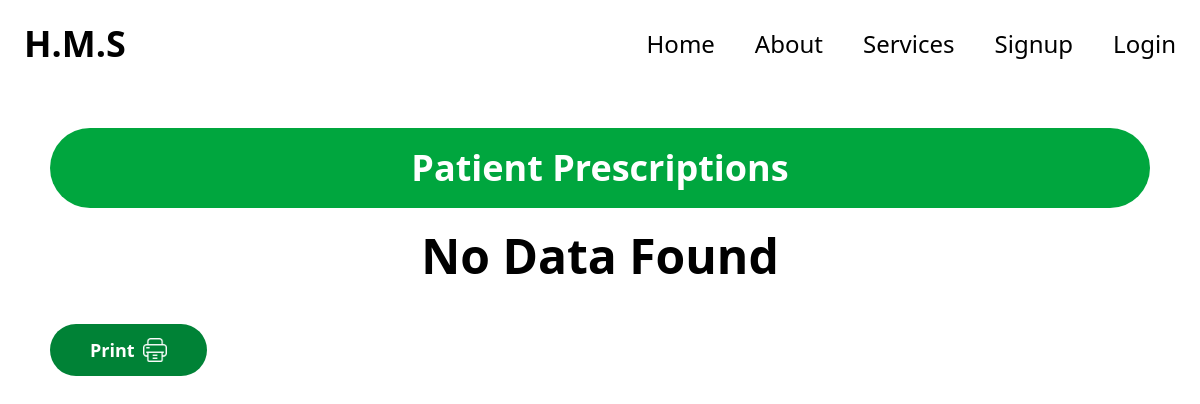
Before: /compounder/prescription/3/ with the older database file.
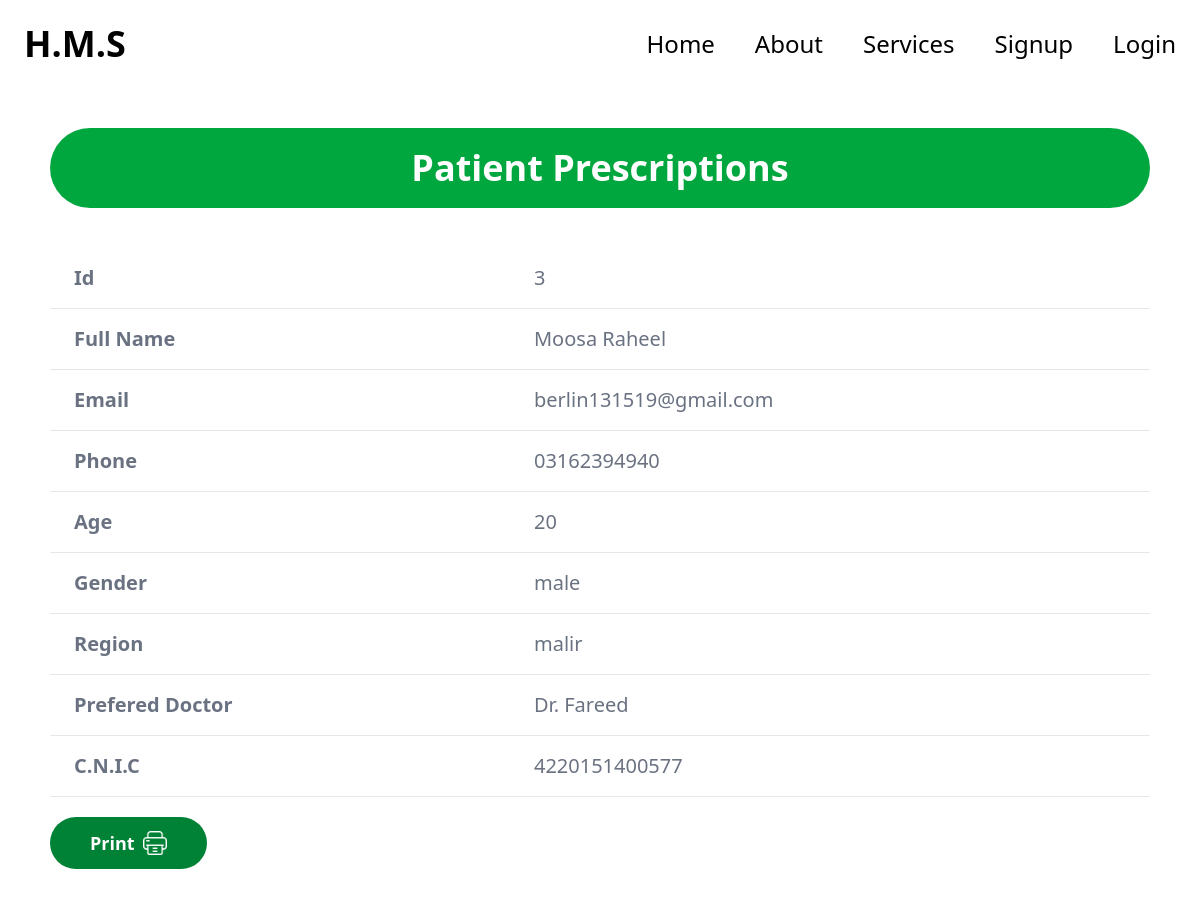
After: the same page with the newer database file.
### hms_operator/models.py (models this page shows, shortened)
class Patient(models.Model):
    full_name = models.CharField(max_length=120)
    email = models.EmailField(max_length=70)
    phone = models.CharField(max_length=15)
    age = models.PositiveIntegerField()
    gender = models.CharField(choices=GENDER_CHOICES)
    region = models.CharField(max_length=20, choices=REGION_CHOICES)
    prefered_doctor = models.CharField(max_length=20, choices=DOCTORS)
    cnic = models.CharField(max_length=13)
    date = models.DateField(auto_now=True)
    time = models.TimeField(auto_now=True)

### compounder/views.py (the view)
# urls.py: path("prescription/<id_or_cnic>/", prescriptions_detail, name="prescription_detail")
def prescriptions_detail(request, id_or_cnic):
    patient_obj = Patient.objects.filter(Q(pk=id_or_cnic) | Q(cnic=id_or_cnic)).first()
    patient = None
    prescriptions = None
    if patient_obj:
        patient = model_to_dict(patient_obj)
        report = PatientReport.objects.filter(patient=patient_obj).first()
        print(patient)
        if report:
            prescriptions = model_to_dict(report)
    return render(request, "compounder/prescriptions_detail.html", {
        "patient": patient,
        "prescriptions": prescriptions
    })

### compounder/templates/compounder/prescriptions_detail.html (shortened to what this page needs)
{% extends "base.html" %}
{% load static %}
{% block content %}
<div class="w-11/12 mx-auto my-10 print-area">
    <h1 class="bg-green-600 lg:text-4xl text-2xl text-center text-white font-bold lg:py-5 py-2 rounded-full">Patient Prescriptions</h1>
<div class="relative overflow-x-auto ">
    {% if patient %}
    <table class="w-full text-left rtl:text-right text-gray-500  mt-10 lg:text-xl text:lg">
        <tbody>
            {% for key, value in patient.items %}
             <tr class="bg-white border-b 0 border-gray-200">
                <td class="lg:px-6 px-3 lg:py-4 py-2 font-bold">
                    {% if key == "prefered_doctor" %}
                    Prefered Doctor
                    {% elif key == "cnic" %}
                    C.N.I.C
                    {% elif key == "full_name" %}
                    Full Name
                    {% else %}
                    {{key | capfirst}}
                    {% endif %}
                </td>
                <td class="lg:px-6 px-3 lg:py-4 py-2">
                    {{value}}
                </td>
            </tr>
            {% endfor %}
        </tbody>
    </table>
    {% else %}
    <h2 class="text-center text-5xl font-bold my-6">No Data Found</h2>
    {% endif %}
    <div class="buttons flex gap-5">
<button class="bg-green-700 text-white py-3 px-10 text-lg flex gap-2 items-center font-bold rounded-full mt-5 cursor-pointer" onclick="window.print()">Print <img src="{% static "img/print.png" %}" alt="" class="h-[1.5rem] invert-100 print-btn"></button>
    </div>
</div>
</div>
{% endblock content %}

### base/templates/base.html (shortened to what this page needs)
{% load static tailwind_tags %}
<!DOCTYPE html>
<html lang="en">
<head>
    <link rel="stylesheet" href="{% static "css/style.css" %}">
    {% tailwind_css %}
    <link rel="stylesheet" type="text/css" href="https://cdn.jsdelivr.net/npm/toastify-js/src/toastify.min.css">
</head>
<body>
    {% include "includes/navbar.html" %}
    {% block content %}{% endblock content %}
</body>
</html>

### base/templates/includes/navbar.html (shortened to what this page needs)
<nav class="h-22 flex justify-between items-center px-6 w-full">
  <a href="{% url "home" %}" class="logo font-black text-4xl">H.M.S</a>
  <ul class="flex gap-10">
    <li><a href="{% url "home" %}" class="text-2xl">Home</a></li>
    <li><a href="#" class="text-2xl">About</a></li>
    <li><a href="#" class="text-2xl">Services</a></li>
    {% if not user.is_authenticated %}
    <li><a href="{% url "signup" %}" class="text-2xl">Signup</a></li>
    <li><a href="{% url "login" %}" class="text-2xl">Login</a></li>
    {% endif %}
  </ul>
</nav>

Changed rows visible on the page:
added Patient: patient "Moosa Raheel" "berlin131519@gmail.com" "03162394940" "male" "malir" "Dr. Fareed" "4220151400577"
Other visible differences:
new list line: "Id 3"
new list line: "Full Name"
new list line: "Email"
new list line: "Phone"
new list line: "Age 20"
new list line: "Gender"
new list line: "Region"
new list line: "Prefered Doctor"
new list line: "C.N.I.C"
text no longer shown: "No Data Found"
